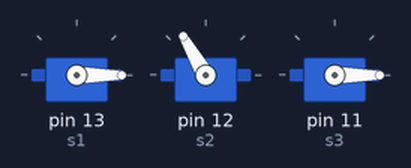
Recording of a sketch running on a simulated Arduino Uno, built with avr-gcc and run on an emulated ATmega328P. Shown: 3 × servo.

Above: at 0.05 s.
At 1.4 s:
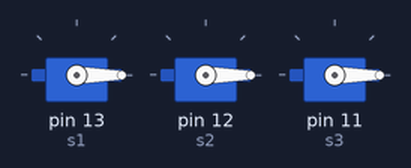
At 2.75 s:
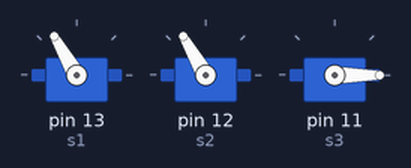
At 5.4 s:
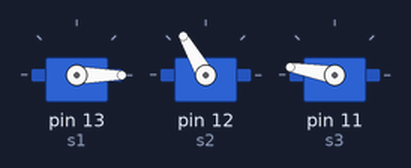
Timing chart, 0 to 7.0 s (numbered marks = the images above):
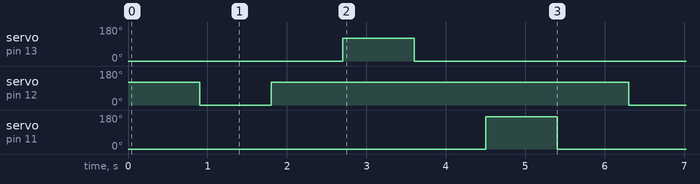

The sketch:

source-code.ino
```cpp
/**
 * Created by:
 * 1)Akash Sridhar – IMT2022501 – akash.sridhar@iiitb.ac.in
 * 2)Shanmukh Praneeth – IMT2022542 – shanmukh.praneeth@iiitb.ac.in
 * 3)Shashwat Sabharwal – IMT2022573 – shashwat.sabharwal@iiitb.ac.in
 */
#include <Servo.h>

// Create servo objects
Servo s1;
Servo s2;
Servo s3;

void setup() {
  // Attach servo objects to corresponding pins
  s1.attach(13);
  s2.attach(12);
  s3.attach(11);
}

void loop() {
  // 900 miliseconds delay was used to ensure that the shirt doesnt slip on the board in the process.
  // Move s1 to 0 degrees, s2 to 120 degrees, and s3 to 0 degrees
  s1.write(0);
  s2.write(120);
  s3.write(0);

  // Pause for 900 milliseconds
  delay(900);

  // Move s2 to 0 degrees
  s2.write(0);

  // Pause for 900 milliseconds
  delay(900);

  // Move s2 to 120 degrees
  s2.write(120);

  // Pause for 900 milliseconds
  delay(900);

  // Move s1 to 120 degrees
  s1.write(120);

  // Pause for 900 milliseconds
  delay(900);

  // Move s1 back to 0 degrees
  s1.write(0);

  // Pause for 900 milliseconds
  delay(900);

  // Move s3 to 170 degrees
  s3.write(170);

  // Pause for 900 milliseconds
  delay(900);
}
```

Measured:
- by itself, servo on pin 13 (s1): alternates 120° for 0.90 s and 0° for 4.5 s
- by itself, servo on pin 12 (s2): alternates 120° for 4.5 s and 0° for 0.90 s
- by itself, servo on pin 11 (s3): alternates 170° for 0.90 s and 0° for 4.5 s
